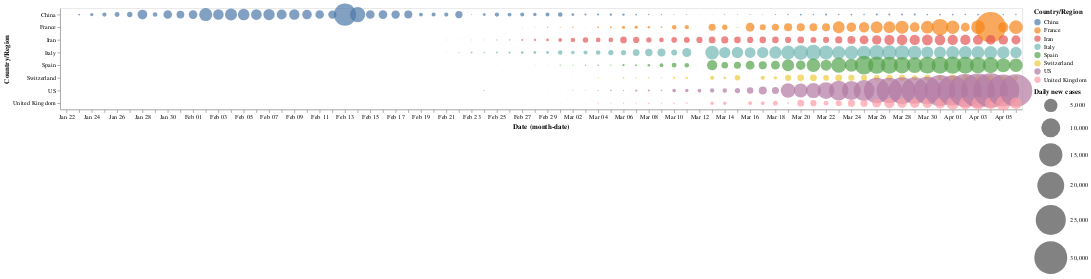

This figure's notebook cell:
### Code cell
alt.Chart(selected_data).mark_circle().encode(
    x='monthdate(Date):O',
    y='Country/Region',
    color='Country/Region',
    size=alt.Size('New cases:Q',
        scale=alt.Scale(range=[0, 3000]),
        legend=alt.Legend(title='Daily new cases')
    ) 
)

### Figure 1 — Vega-Lite specification as saved in the notebook (floating-point values rounded to 4 significant figures; data arrays with more than 128 entries replaced by an {"elided": "..."} marker saying what was removed)
{"config": {"view": {"continuousWidth": 400, "continuousHeight": 300}}, "data": {"name": "data-ccd10019114704f940fb72e6ce6bfea7"}, "mark": "circle", "encoding": {"color": {"type": "nominal", "field": "Country/Region"}, "size": {"type": "quantitative", "field": "New cases", "legend": {"title": "Daily new cases"}, "scale": {"range": [0, 3000]}}, "x": {"type": "ordinal", "field": "Date", "timeUnit": "monthdate"}, "y": {"type": "nominal", "field": "Country/Region"}}, "$schema": "https://vega.github.io/schema/vega-lite/v4.8.1.json", "datasets": {"data-ccd10019114704f940fb72e6ce6bfea7": {"elided": "608 records"}}}
